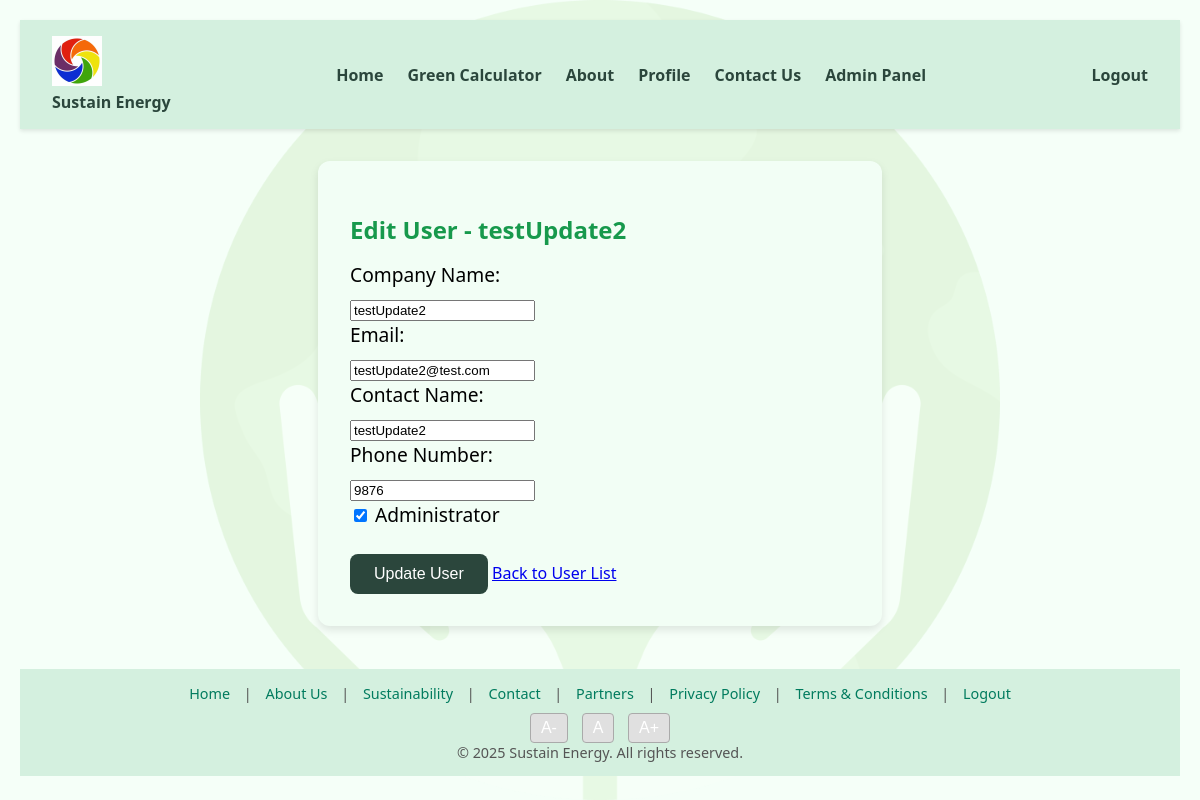
Page /V1.6/edit_user.php?id=1 (signed in) on the committed database.
### tables this page shows
CREATE TABLE `users` (
  `id` int(11) NOT NULL,
  `company_name` varchar(255) NOT NULL,
  `business_id` varchar(10) NOT NULL,
  `contact_name` varchar(255) NOT NULL,
  `email` varchar(255) NOT NULL,
  `password_hash` varchar(255) NOT NULL,
  `phone` varchar(20) DEFAULT NULL,
  `join_date` date DEFAULT curdate(),
  `status` enum('active','inactive','deactivated') DEFAULT 'active',
  `company_logo` varchar(255) DEFAULT NULL,
  `is_admin` tinyint(1) DEFAULT 0
);

### V1.6/edit_user.php (the view, shortened to what this page needs)
<?php
require 'requires/connect_db.php';
$user_id = (int) $_GET['id'];
$query = "SELECT id, company_name, email, contact_name, phone, is_admin FROM users WHERE id = $user_id";
$result = mysqli_query($conn, $query);
$user = mysqli_fetch_assoc($result);
?>
<!DOCTYPE html>
<html lang="en">
<head>
    <link rel="stylesheet" href="style.css">
</head>
<body>
<?php include 'requires/nav.php'; ?>
<main class="form-container">
    <h2>Edit User - <?php echo htmlspecialchars($user['company_name']); ?></h2>
    <form method="post" action="">
    <label for="company_name">Company Name:</label>
    <input type="text" id="company_name" name="company_name" value="<?php echo htmlspecialchars($user['company_name']); ?>" required placeholder="Enter company name">
    <label for="email">Email:</label>
    <input type="email" id="email" name="email" value="<?php echo htmlspecialchars($user['email']); ?>" required placeholder="Enter email address">
    <label for="contact_name">Contact Name:</label>
    <input type="text" id="contact_name" name="contact_name" value="<?php echo htmlspecialchars($user['contact_name']); ?>" placeholder="Enter contact name">
    <label for="phone">Phone Number:</label>
    <input type="text" id="phone" name="phone" value="<?php echo htmlspecialchars($user['phone']); ?>" placeholder="Enter phone number">
    <label for="is_admin">
        <input type="checkbox" id="is_admin" name="is_admin" <?php if ($user['is_admin']) echo 'checked'; ?>>
        Administrator
    </label>
    <button type="submit">Update User</button>
    <a href="view_users.php" class="button">Back to User List</a>
</form>
</main>
<?php include 'includes/footer.php'; ?>
</body>
</html>

### V1.6/style.css (style rules this page uses)
body { margin: 0; padding: 20px; font-family: 'Segoe UI', sans-serif; background-color: #f5fff8; position: relative; z-index: 0; }
body::before { content: ""; position: fixed; top: 0; left: 0; width: 100%; height: 100%; background: url('images/background.png') no-repeat center center; background-size: contain; opacity: 0.1; z-index: -1; pointer-events: none; }
h2 { font-size: 1.5em; color: #17994c; margin-bottom: 15px; }
label { font-size: 1.2em; display: block; margin-bottom: 10px; }
.form-container { padding: 2em; max-width: 500px; margin: 2em auto; background: #f2fef5; border-radius: 12px; box-shadow: 0 4px 8px rgba(0,0,0,0.1); }
button { padding: 0.7em 1.5em; border: none; background-color: #2b463c; color: white; font-size: 1em; cursor: pointer; border-radius: 8px; margin-top: 1em; }

### rows in the picture
users: company_name "testUpdate2", email "testUpdate2@test.com", contact_name "testUpdate2", phone "9876", is_admin "☑"
